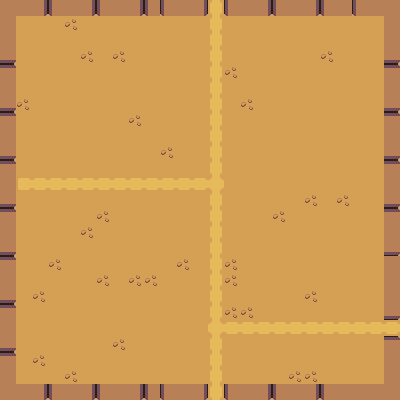

This is a level from a 2D game, rendered from its Tiled map with the project's own tilesets. A one-line summary and the complete map file follow:
An orthogonal 25x25 tile map with 16x16 px tiles, 2 tile layers (Ground, CollisionObjects) and 7 objects.

<map version="1.5" tiledversion="1.5.0" orientation="orthogonal" renderorder="right-down" width="25" height="25" tilewidth="16" tileheight="16" infinite="0" nextlayerid="4" nextobjectid="8">
 <tileset firstgid="1" source="DesertTileset.tsx" />
 <layer id="1" name="Ground" width="25" height="25">
  <data encoding="csv">
44,44,44,44,44,44,44,44,44,44,44,44,44,44,44,44,44,44,44,44,44,44,44,44,44,
44,44,44,44,44,44,44,44,44,44,44,44,44,44,44,44,44,44,44,44,44,44,44,44,44,
44,44,44,44,44,44,44,44,44,44,44,44,44,44,44,44,44,44,44,44,44,44,44,44,44,
44,44,44,44,44,44,44,44,44,44,44,44,44,44,44,44,44,44,44,44,44,44,44,44,44,
44,44,44,44,44,44,44,44,44,44,44,44,44,44,44,44,44,44,44,44,44,44,44,44,44,
44,44,44,44,44,44,44,44,44,44,44,44,44,44,44,44,44,44,44,44,44,44,44,44,44,
44,44,44,44,44,44,44,44,44,44,44,44,44,44,44,44,44,44,44,44,44,44,44,44,44,
44,44,44,44,44,44,44,44,44,44,44,44,44,44,44,44,44,44,44,44,44,44,44,44,44,
44,44,44,44,44,44,44,44,44,44,44,44,44,44,44,44,44,44,44,44,44,44,44,44,44,
44,44,44,44,44,44,44,44,44,44,44,44,44,44,44,44,44,44,44,44,44,44,44,44,44,
44,44,44,44,44,44,44,44,44,44,44,44,44,44,44,44,44,44,44,44,44,44,44,44,44,
44,44,44,44,44,44,44,44,44,44,44,44,44,44,44,44,44,44,44,44,44,44,44,44,44,
44,44,44,44,44,44,44,44,44,44,44,44,44,44,44,44,44,44,44,44,44,44,44,44,44,
44,44,44,44,44,44,44,44,44,44,44,44,44,44,44,44,44,44,44,44,44,44,44,44,44,
44,44,44,44,44,44,44,44,44,44,44,44,44,44,44,44,44,44,44,44,44,44,44,44,44,
44,44,44,44,44,44,44,44,44,44,44,44,44,44,44,44,44,44,44,44,44,44,44,44,44,
44,44,44,44,44,44,44,44,44,44,44,44,44,44,44,44,44,44,44,44,44,44,44,44,44,
44,44,44,44,44,44,44,44,44,44,44,44,44,44,44,44,44,44,44,44,44,44,44,44,44,
44,44,44,44,44,44,44,44,44,44,44,44,44,44,44,44,44,44,44,44,44,44,44,44,44,
44,44,44,44,44,44,44,44,44,44,44,44,44,44,44,44,44,44,44,44,44,44,44,44,44,
44,44,44,44,44,44,44,44,44,44,44,44,44,44,44,44,44,44,44,44,44,44,44,44,44,
44,44,44,44,44,44,44,44,44,44,44,44,44,44,44,44,44,44,44,44,44,44,44,44,44,
44,44,44,44,44,44,44,44,44,44,44,44,44,44,44,44,44,44,44,44,44,44,44,44,44,
44,44,44,44,44,44,44,44,44,44,44,44,44,44,44,44,44,44,44,44,44,44,44,44,44,
44,44,44,44,44,44,44,44,44,44,44,44,44,44,44,44,44,44,44,44,44,44,44,44,44
</data>
 </layer>
 <layer id="2" name="CollisionObjects" width="25" height="25">
  <data encoding="csv">
114,114,115,113,114,115,113,114,115,113,113,114,115,20,113,114,115,113,114,115,113,114,113,114,114,
114,0,0,0,64,0,0,0,0,0,0,0,0,20,0,0,0,0,0,0,0,0,0,0,114,
1610612850,0,0,0,0,0,0,0,0,0,0,0,0,20,0,0,0,0,0,0,0,0,0,0,1610612850,
1610612849,0,0,0,0,64,0,64,0,0,0,0,0,20,0,0,0,0,0,0,64,0,0,0,1610612849,
1610612851,0,0,0,0,0,0,0,0,0,0,0,0,20,64,0,0,0,0,0,0,0,0,0,1610612851,
1610612850,0,0,0,0,0,0,0,0,0,0,0,0,20,0,0,0,0,0,0,0,0,0,0,1610612850,
1610612849,64,0,0,0,0,0,0,0,0,0,0,0,20,0,64,0,0,0,0,0,0,0,0,1610612849,
1610612851,0,0,0,0,0,0,0,64,0,0,0,0,20,0,0,0,0,0,0,0,0,0,0,1610612851,
1610612850,0,0,0,0,0,0,0,0,0,0,0,0,20,0,0,0,0,0,0,0,0,0,0,1610612850,
1610612849,0,0,0,0,0,0,0,0,0,64,0,0,20,0,0,0,0,0,0,0,0,0,0,1610612849,
1610612851,0,0,0,0,0,0,0,0,0,0,0,0,20,0,0,0,0,0,0,0,0,0,0,1610612851,
1610612850,21,33,33,33,33,33,33,33,33,33,33,33,22,0,0,0,0,0,0,0,0,0,0,1610612850,
1610612849,0,0,0,0,0,0,0,0,0,0,0,0,18,0,0,0,0,0,64,0,64,0,0,1610612849,
1610612851,0,0,0,0,0,64,0,0,0,0,0,0,18,0,0,0,64,0,0,0,0,0,0,1610612851,
1610612850,0,0,0,0,64,0,0,0,0,0,0,0,18,0,0,0,0,0,0,0,0,0,0,1610612850,
1610612849,0,0,0,0,0,0,0,0,0,0,0,0,18,0,0,0,0,0,0,0,0,0,0,1610612849,
1610612851,0,0,64,0,0,0,0,0,0,0,64,0,18,64,0,0,0,0,0,0,0,0,0,114,
1610612850,0,0,0,0,0,64,0,64,64,0,0,0,18,64,0,0,0,0,0,0,0,0,0,2684354674,
1610612849,0,64,0,0,0,0,0,0,0,0,0,0,18,0,0,0,0,0,64,0,0,0,0,1610612850,
1610612851,0,0,0,0,0,0,0,0,0,0,0,0,18,64,64,0,0,0,0,0,0,0,0,1610612849,
1610612850,0,0,0,0,0,0,0,0,0,0,0,0,22,33,33,33,33,33,33,33,33,33,33,33,
1610612849,0,0,0,0,0,0,64,0,0,0,0,0,20,0,0,0,0,0,0,0,0,0,0,1610612851,
1610612851,0,64,0,0,0,0,0,0,0,0,0,0,20,0,0,0,0,0,0,0,0,0,0,1610612850,
1610612850,0,0,0,64,0,0,0,0,0,0,0,0,20,0,0,0,0,64,64,0,0,0,0,114,
114,114,115,113,114,115,113,114,115,113,113,114,115,20,113,114,115,113,114,115,113,114,114,114,114
</data>
 </layer>
 <objectgroup id="3" name="CollisionMasks">
  <object id="1" x="-0.486204" y="-0.486204" width="15.5585" height="400.632" />
  <object id="2" x="1.45861" y="384.587" width="224.14" height="13.6137" />
  <object id="3" x="225.112" y="385.56" width="173.575" height="14.5861" />
  <object id="4" x="384.101" y="336.939" width="14.5861" height="62.2341" />
  <object id="5" x="1.45861" y="0.972408" width="205.178" height="14.5861" />
  <object id="6" x="224.14" y="0" width="174.547" height="15.0723" />
  <object id="7" x="383.615" y="3.88963" width="14.5861" height="312.629" />
 </objectgroup>
</map>
